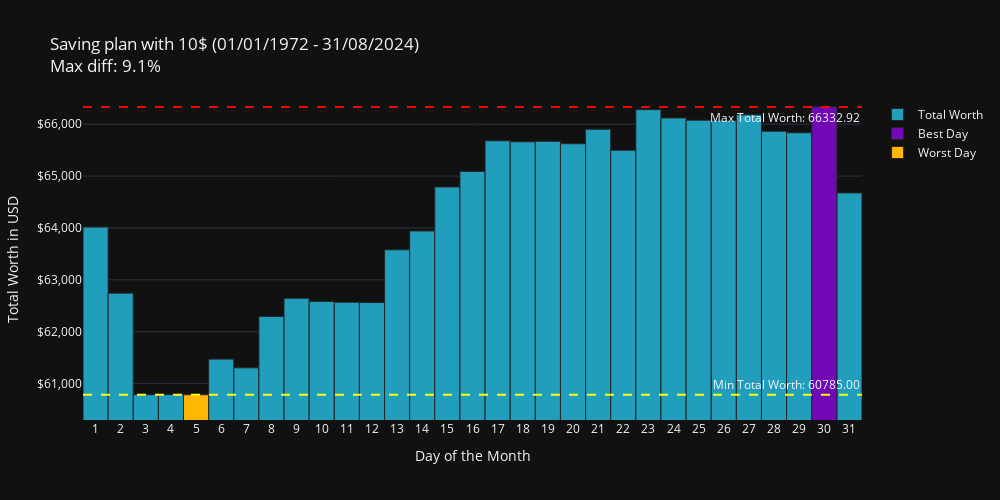

Here is the notebook cell this chart was saved with:
### Markdown cell above
Let`s check the full available time range. We can se what would had happened if we had started the saving plan back to 1972, wiht 10$ per month.

### Code cell
fig = plot_total_worth(
    df=df,
    invest_amount=10,
    period=(date(1972,1,1), date(2024,8,31)),
    title="Saving plan with 10$"
)
fig.show()

### Figure 1 — Plotly figure (JSON) as saved in the notebook; plotly's stock layout.template omitted (floating-point values rounded to 4 significant figures)
{"data": [{"name": "Total Worth", "type": "bar", "x": [1, 2, 3, 4, 5, 6, 7, 8, 9, 10, 11, 12, 13, 14, 15, 16, 17, 18, 19, 20, 21, 22, 23, 24, 25, 26, 27, 28, 29, 30, 31], "y": [64020.0, 62740.0, 60790.0, 60790.0, 60780.0, 61470.0, 61300.0, 62290.0, 62640.0, 62580.0, 62570.0, 62560.0, 63580.0, 63940.0, 64790.0, 65090.0, 65680.0, 65660.0, 65670.0, 65620.0, 65900.0, 65500.0, 66280.0, 66120.0, 66080.0, 66070.0, 66180.0, 65860.0, 65830.0, 66330.0, 64670.0]}, {"marker": {"color": "#7209b7"}, "name": "Best Day", "type": "bar", "x": [30], "y": [66330.0]}, {"marker": {"color": "#ffb703"}, "name": "Worst Day", "type": "bar", "x": [5], "y": [60780.0]}], "layout": {"annotations": [{"showarrow": false, "text": "Max Total Worth: 66332.92", "x": 1, "xanchor": "right", "xref": "x domain", "y": 66330.0, "yanchor": "top", "yref": "y"}, {"showarrow": false, "text": "Min Total Worth: 60785.00", "x": 1, "xanchor": "right", "xref": "x domain", "y": 60780.0, "yanchor": "bottom", "yref": "y"}], "barmode": "overlay", "height": 500, "shapes": [{"line": {"color": "red", "dash": "dash"}, "type": "line", "x0": 0, "x1": 1, "xref": "x domain", "y0": 66330.0, "y1": 66330.0, "yref": "y"}, {"line": {"color": "yellow", "dash": "dash"}, "type": "line", "x0": 0, "x1": 1, "xref": "x domain", "y0": 60780.0, "y1": 60780.0, "yref": "y"}], "title": {"text": "Saving plan with 10$ (01/01/1972 - 31/08/2024)<br>Max diff: 9.1%"}, "width": 1000, "xaxis": {"tickmode": "array", "tickvals": [1, 2, 3, 4, 5, 6, 7, 8, 9, 10, 11, 12, 13, 14, 15, 16, 17, 18, 19, 20, 21, 22, 23, 24, 25, 26, 27, 28, 29, 30, 31], "title": {"text": "Day of the Month"}}, "yaxis": {"range": [60300.0, 66470.0], "tickformat": "$,.0f", "title": {"text": "Total Worth in USD"}}}}
